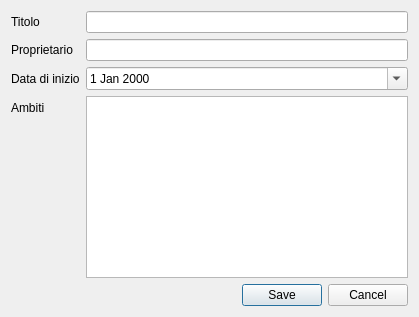
<?xml version="1.0" encoding="UTF-8"?>
<ui version="4.0">
 <class>SetCollezioneInfoDialog</class>
 <widget class="QDialog" name="SetCollezioneInfoDialog">
  <property name="geometry">
   <rect>
    <x>0</x>
    <y>0</y>
    <width>419</width>
    <height>317</height>
   </rect>
  </property>
  <property name="windowTitle">
   <string>Informazioni sulla Collezione</string>
  </property>
  <property name="windowIcon">
   <iconset resource="../../resources/resources.qrc">
    <normaloff>:/icons/CoinIcon.ico</normaloff>:/icons/CoinIcon.ico</iconset>
  </property>
  <layout class="QFormLayout" name="formLayout">
   <item row="0" column="0">
    <widget class="QLabel" name="label">
     <property name="text">
      <string>Titolo</string>
     </property>
     <property name="buddy">
      <cstring>titolo</cstring>
     </property>
    </widget>
   </item>
   <item row="1" column="0">
    <widget class="QLabel" name="label_2">
     <property name="text">
      <string>Proprietario</string>
     </property>
     <property name="buddy">
      <cstring>proprietario</cstring>
     </property>
    </widget>
   </item>
   <item row="2" column="0">
    <widget class="QLabel" name="label_3">
     <property name="text">
      <string>Data di inizio</string>
     </property>
     <property name="buddy">
      <cstring>inizio</cstring>
     </property>
    </widget>
   </item>
   <item row="3" column="0">
    <widget class="QLabel" name="label_4">
     <property name="text">
      <string>Ambiti</string>
     </property>
     <property name="buddy">
      <cstring>ambiti</cstring>
     </property>
    </widget>
   </item>
   <item row="4" column="1">
    <widget class="QDialogButtonBox" name="buttonBox">
     <property name="orientation">
      <enum>Qt::Horizontal</enum>
     </property>
     <property name="standardButtons">
      <set>QDialogButtonBox::Cancel|QDialogButtonBox::Save</set>
     </property>
    </widget>
   </item>
   <item row="0" column="1">
    <widget class="QLineEdit" name="titolo"/>
   </item>
   <item row="1" column="1">
    <widget class="QLineEdit" name="proprietario"/>
   </item>
   <item row="2" column="1">
    <widget class="QDateEdit" name="inizio">
     <property name="calendarPopup">
      <bool>true</bool>
     </property>
    </widget>
   </item>
   <item row="3" column="1">
    <widget class="QTableView" name="ambiti">
     <property name="alternatingRowColors">
      <bool>true</bool>
     </property>
     <property name="selectionMode">
      <enum>QAbstractItemView::SingleSelection</enum>
     </property>
     <property name="selectionBehavior">
      <enum>QAbstractItemView::SelectRows</enum>
     </property>
     <property name="showGrid">
      <bool>false</bool>
     </property>
     <property name="wordWrap">
      <bool>false</bool>
     </property>
     <attribute name="horizontalHeaderVisible">
      <bool>false</bool>
     </attribute>
     <attribute name="verticalHeaderVisible">
      <bool>false</bool>
     </attribute>
    </widget>
   </item>
  </layout>
 </widget>
 <tabstops>
  <tabstop>titolo</tabstop>
  <tabstop>proprietario</tabstop>
  <tabstop>inizio</tabstop>
  <tabstop>ambiti</tabstop>
  <tabstop>buttonBox</tabstop>
 </tabstops>
 <resources>
  <include location="../../resources/resources.qrc"/>
 </resources>
 <connections>
  <connection>
   <sender>buttonBox</sender>
   <signal>accepted()</signal>
   <receiver>SetCollezioneInfoDialog</receiver>
   <slot>accept()</slot>
   <hints>
    <hint type="sourcelabel">
     <x>248</x>
     <y>254</y>
    </hint>
    <hint type="destinationlabel">
     <x>157</x>
     <y>274</y>
    </hint>
   </hints>
  </connection>
  <connection>
   <sender>buttonBox</sender>
   <signal>rejected()</signal>
   <receiver>SetCollezioneInfoDialog</receiver>
   <slot>reject()</slot>
   <hints>
    <hint type="sourcelabel">
     <x>316</x>
     <y>260</y>
    </hint>
    <hint type="destinationlabel">
     <x>286</x>
     <y>274</y>
    </hint>
   </hints>
  </connection>
 </connections>
</ui>
